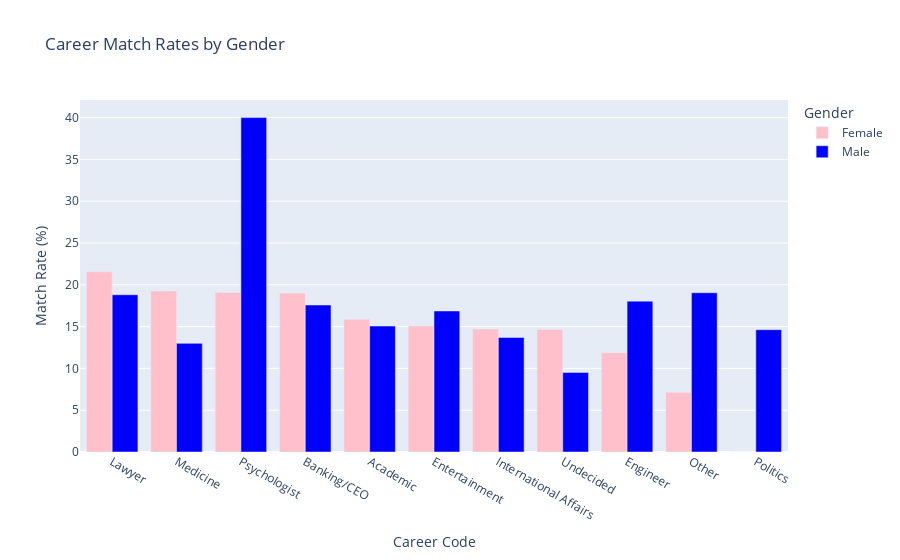

The cell this chart's notebook holds for it:
### Code cell
fig = go.Figure(data=[
    go.Bar(name='Female', x=merged_career_match_rates['career_code'], y=merged_career_match_rates['match_rate_female'], marker_color='pink'),
    go.Bar(name='Male', x=merged_career_match_rates['career_code'], y=merged_career_match_rates['match_rate_male'], marker_color='blue')
])

# Update the layout for a cleaner look
fig.update_layout(
    barmode='group',
    title='Career Match Rates by Gender',
    xaxis_title='Career Code',
    yaxis_title='Match Rate (%)',
    legend_title='Gender'
    #xaxis={'categoryorder':'total descending'}
)
fig.show()

### Figure 1 — Plotly figure (JSON) as saved in the notebook; plotly's stock layout.template omitted (floating-point values rounded to 4 significant figures)
{"data": [{"marker": {"color": "pink"}, "name": "Female", "type": "bar", "x": ["Lawyer", "Medicine", "Psychologist", "Banking/CEO", "Academic", "Entertainment", "International Affairs", "Undecided", "Engineer", "Other", "Politics"], "y": [21.57, 19.26, 19.09, 19.02, 15.88, 15.08, 14.71, 14.66, 11.88, 7.143, 0]}, {"marker": {"color": "blue"}, "name": "Male", "type": "bar", "x": ["Lawyer", "Medicine", "Psychologist", "Banking/CEO", "Academic", "Entertainment", "International Affairs", "Undecided", "Engineer", "Other", "Politics"], "y": [18.81, 12.99, 40, 17.58, 15.07, 16.87, 13.7, 9.524, 18.05, 19.05, 14.63]}], "layout": {"barmode": "group", "legend": {"title": {"text": "Gender"}}, "title": {"text": "Career Match Rates by Gender"}, "xaxis": {"title": {"text": "Career Code"}}, "yaxis": {"title": {"text": "Match Rate (%)"}}}}
